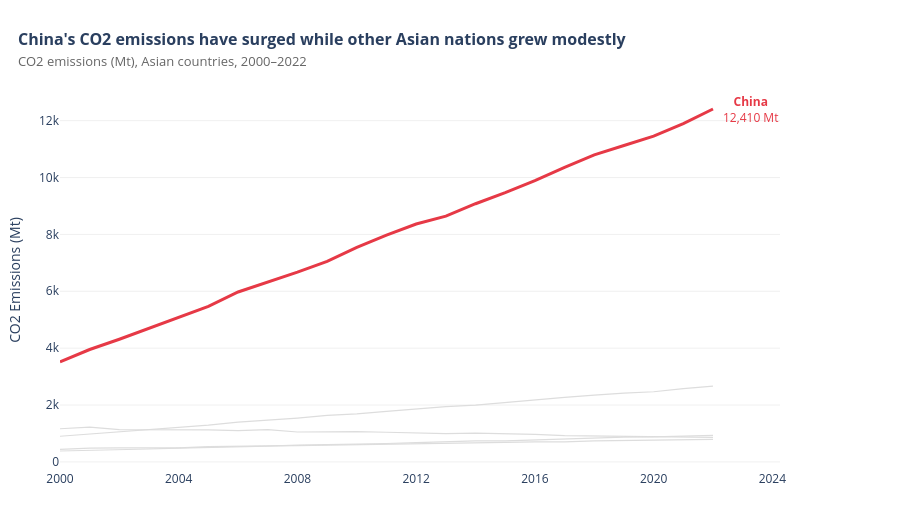

The cell this chart's notebook holds for it:
### Markdown cell above
---
## Task 1 — Multi-Series Line Chart with Highlight

**What to build:** A line chart showing CO2 emissions over time for **all Asian countries** in the dataset, with one country highlighted.

**Requirements:**
- All countries shown (for context), but only **one highlighted in colour** — your choice which
- All other lines in grey (#DDDDDD), thinner
- Highlighted country **labelled directly** at the end of its line (not in a legend)
- Insight title that names the highlighted country and its story

> 💡 `df[df['Region'] == 'Asia']` to filter; use `go.Figure()` with a loop for per-country control

### Code cell
# Task 1 — Multi-series line with highlight
# YOUR CODE HERE

# Filter to Asia
asia_df = df[df['Region'] == 'Asia'].copy()
highlight = 'China'

fig = go.Figure()

# Loop: grey lines first (background), then highlighted on top
for country in asia_df['Country'].unique():
    country_df = asia_df[asia_df['Country'] == country].sort_values('Year')
    is_highlight = country == highlight

    fig.add_trace(go.Scatter(
        x=country_df['Year'],
        y=country_df['CO2_Mt'],
        mode='lines',
        name=country,
        line=dict(
            color='#E63946' if is_highlight else '#DDDDDD',
            width=3 if is_highlight else 1.2,
        ),
        showlegend=False,
        hovertemplate=f'<b>{country}</b><br>Year: %{{x}}<br>CO2: %{{y:.0f}} Mt<extra></extra>'
            if is_highlight else
            f'{country}: %{{y:.0f}} Mt<extra></extra>',
        zorder=10 if is_highlight else 1,
    ))

# Direct end-of-line label for China
china_last = asia_df[asia_df['Country'] == highlight].sort_values('Year').iloc[-1]

fig.add_annotation(
    x=china_last['Year'],
    y=china_last['CO2_Mt'],
    text=f"<b>{highlight}</b><br>{china_last['CO2_Mt']:,.0f} Mt",
    xanchor='left',
    xshift=8,
    showarrow=False,
    font=dict(color='#E63946', size=12),
)

fig.update_layout(
    title=dict(
        text="<b>China's CO2 emissions have surged while other Asian nations grew modestly</b><br>"
             "<span style='font-size:13px;color:#666'>CO2 emissions (Mt), Asian countries, 2000–2022</span>",
        x=0.02,
        xanchor='left',
        font=dict(size=16),
    ),
    xaxis=dict(
        title=None,
        showgrid=False,
        tickmode='linear',
        dtick=4,
    ),
    yaxis=dict(
        title='CO2 Emissions (Mt)',
        showgrid=True,
        gridcolor='#F0F0F0',
        zeroline=False,
    ),
    plot_bgcolor='white',
    paper_bgcolor='white',
    margin=dict(l=60, r=120, t=90, b=50),
    hovermode='x unified',
    width=900,
    height=520,
)

fig.show()

### Figure 1 — Plotly figure (JSON) as saved in the notebook; plotly's stock layout.template omitted (floating-point values rounded to 4 significant figures)
{"data": [{"hovertemplate": "<b>China</b><br>Year: %{x}<br>CO2: %{y:.0f} Mt<extra></extra>", "line": {"color": "#E63946", "width": 3}, "mode": "lines", "name": "China", "showlegend": false, "type": "scatter", "x": [2000, 2001, 2002, 2003, 2004, 2005, 2006, 2007, 2008, 2009, 2010, 2011, 2012, 2013, 2014, 2015, 2016, 2017, 2018, 2019, 2020, 2021, 2022], "y": [3514.0, 3952.0, 4312.0, 4692.0, 5079.0, 5468.0, 5974.0, 6323.0, 6673.0, 7053.0, 7543.0, 7972.0, 8365.0, 8641.0, 9078.0, 9466.0, 9887.0, 10360.0, 10790.0, 11130.0, 11450.0, 11900.0, 12410.0], "zorder": 10}, {"hovertemplate": "India: %{y:.0f} Mt<extra></extra>", "line": {"color": "#DDDDDD", "width": 1.2}, "mode": "lines", "name": "India", "showlegend": false, "type": "scatter", "x": [2000, 2001, 2002, 2003, 2004, 2005, 2006, 2007, 2008, 2009, 2010, 2011, 2012, 2013, 2014, 2015, 2016, 2017, 2018, 2019, 2020, 2021, 2022], "y": [901.6, 974.6, 1056.0, 1146.0, 1205.0, 1291.0, 1396.0, 1466.0, 1542.0, 1637.0, 1687.0, 1774.0, 1865.0, 1945.0, 1994.0, 2092.0, 2177.0, 2267.0, 2345.0, 2419.0, 2466.0, 2580.0, 2661.0], "zorder": 1}, {"hovertemplate": "Japan: %{y:.0f} Mt<extra></extra>", "line": {"color": "#DDDDDD", "width": 1.2}, "mode": "lines", "name": "Japan", "showlegend": false, "type": "scatter", "x": [2000, 2001, 2002, 2003, 2004, 2005, 2006, 2007, 2008, 2009, 2010, 2011, 2012, 2013, 2014, 2015, 2016, 2017, 2018, 2019, 2020, 2021, 2022], "y": [1166.0, 1220.0, 1136.0, 1131.0, 1151.0, 1127.0, 1101.0, 1133.0, 1050.0, 1061.0, 1064.0, 1042.0, 1005.0, 990.9, 1010.0, 996.6, 967.4, 925.1, 916.6, 914.5, 902.8, 898.1, 865.1], "zorder": 1}, {"hovertemplate": "South Korea: %{y:.0f} Mt<extra></extra>", "line": {"color": "#DDDDDD", "width": 1.2}, "mode": "lines", "name": "South Korea", "showlegend": false, "type": "scatter", "x": [2000, 2001, 2002, 2003, 2004, 2005, 2006, 2007, 2008, 2009, 2010, 2011, 2012, 2013, 2014, 2015, 2016, 2017, 2018, 2019, 2020, 2021, 2022], "y": [438.1, 481.5, 490.6, 490.8, 494.6, 537.2, 539.0, 566.1, 570.0, 585.4, 595.9, 620.6, 631.1, 649.6, 646.2, 686.5, 704.0, 706.0, 738.5, 750.8, 755.8, 777.3, 789.5], "zorder": 1}, {"hovertemplate": "Indonesia: %{y:.0f} Mt<extra></extra>", "line": {"color": "#DDDDDD", "width": 1.2}, "mode": "lines", "name": "Indonesia", "showlegend": false, "type": "scatter", "x": [2000, 2001, 2002, 2003, 2004, 2005, 2006, 2007, 2008, 2009, 2010, 2011, 2012, 2013, 2014, 2015, 2016, 2017, 2018, 2019, 2020, 2021, 2022], "y": [382.8, 400.4, 430.7, 453.8, 482.6, 501.9, 533.0, 551.8, 586.6, 602.5, 614.5, 647.3, 680.1, 717.7, 736.3, 738.2, 768.8, 813.7, 834.8, 872.3, 876.5, 898.5, 930.5], "zorder": 1}], "layout": {"annotations": [{"font": {"color": "#E63946", "size": 12}, "showarrow": false, "text": "<b>China</b><br>12,410 Mt", "x": 2022, "xanchor": "left", "xshift": 8, "y": 12410.0}], "height": 520, "hovermode": "x unified", "margin": {"b": 50, "l": 60, "r": 120, "t": 90}, "paper_bgcolor": "white", "plot_bgcolor": "white", "title": {"font": {"size": 16}, "text": "<b>China's CO2 emissions have surged while other Asian nations grew modestly</b><br><span style='font-size:13px;color:#666'>CO2 emissions (Mt), Asian countries, 2000–2022</span>", "x": 0.02, "xanchor": "left"}, "width": 900, "xaxis": {"dtick": 4, "showgrid": false, "tickmode": "linear", "title": {}}, "yaxis": {"gridcolor": "#F0F0F0", "showgrid": true, "title": {"text": "CO2 Emissions (Mt)"}, "zeroline": false}}}
